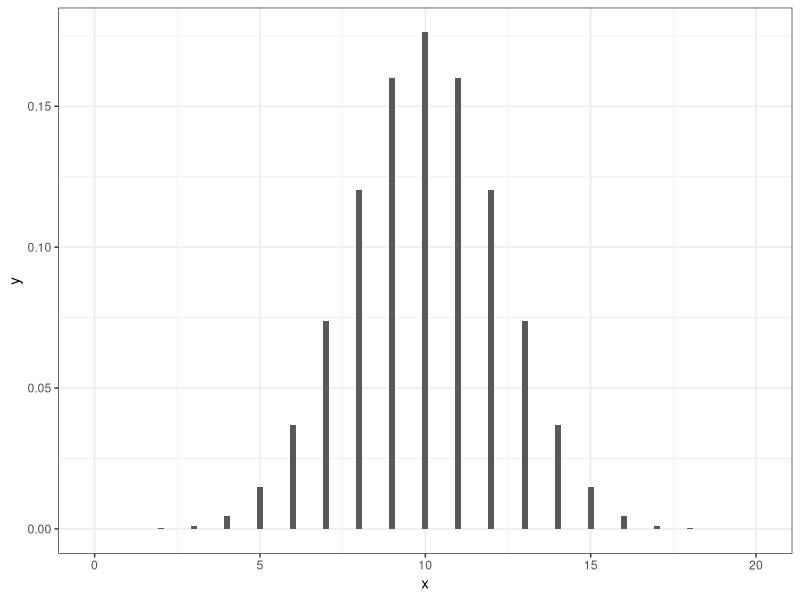
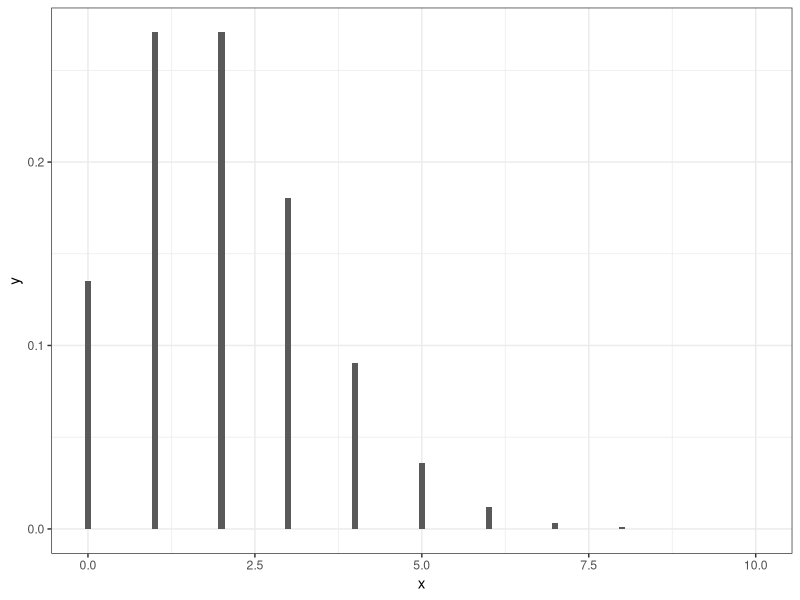
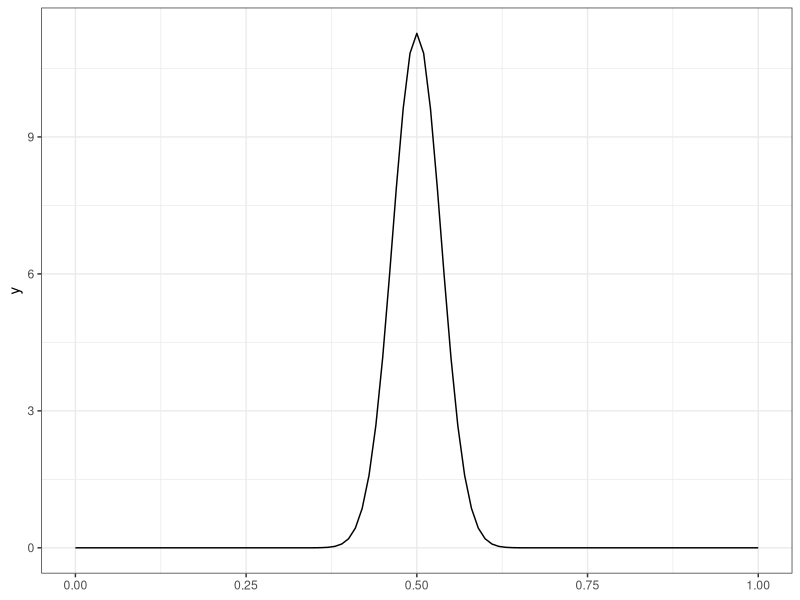
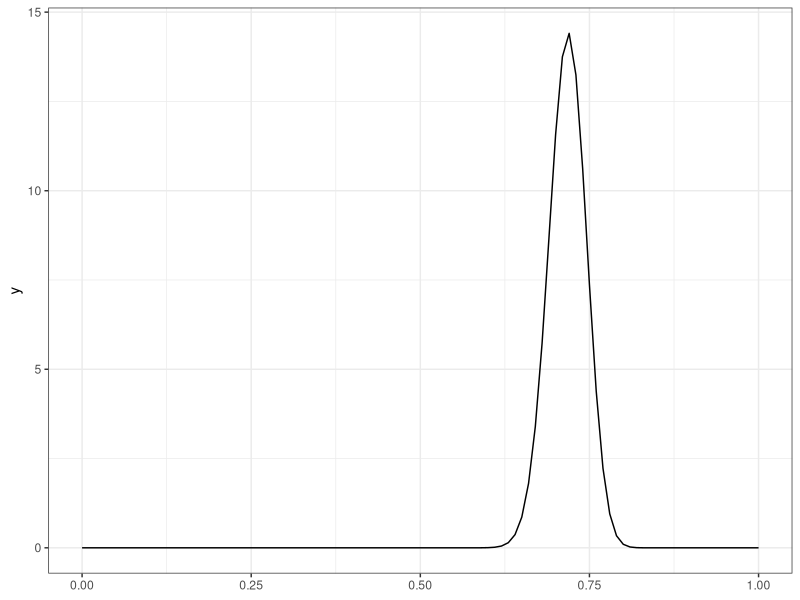
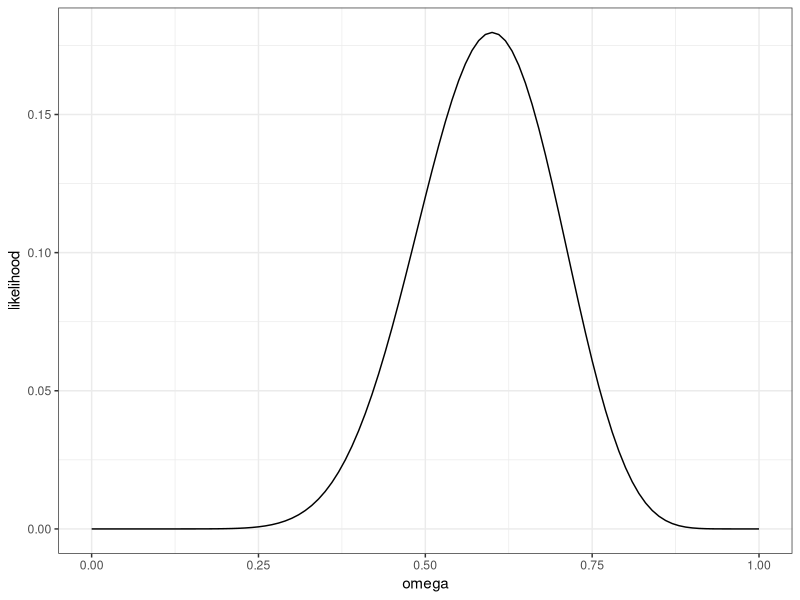
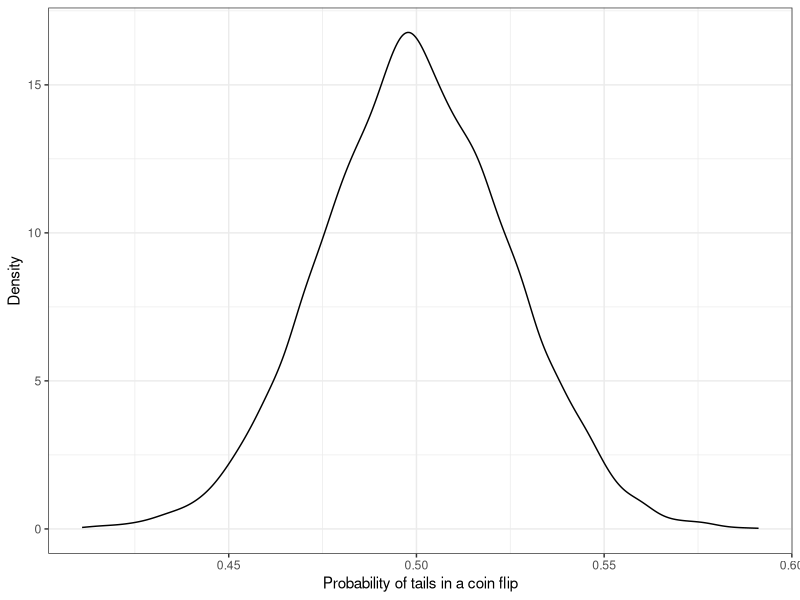
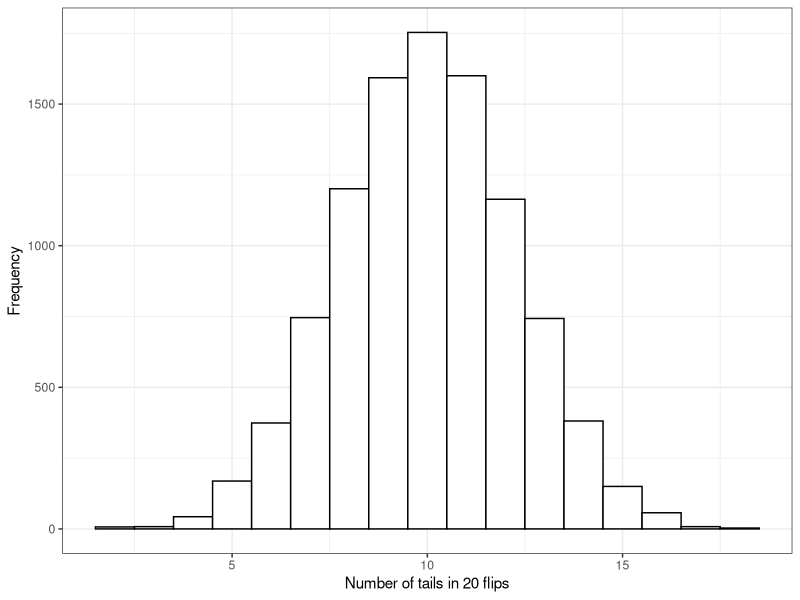

Write the R code that produced these figures, in order.
# Name : Leonel Fernando Nabaza Ruibal
## ------------------------------------------------------------------------
library(ggplot2)
library(dplyr)

theme_set(theme_bw())

# 1. Statistical model

# Plot binomial distribution
df <- tibble(x = 0:20)
ggplot(df, aes(x))+
  stat_function(fun = dbinom,
                args = list(size = 20, prob = 0.5),
                geom = "bar")
  


# Exercise 1.5
#Choose a Bayesian model for the number of goals scored in a match in the first division of the Spanish soccer league, and argue in favor of it.
# use and plot poisson distribution
#plot poisson distribution
df <- tibble(x = 0:10)
ggplot(df, aes(x))+
  stat_function(fun = dpois,
                args = list(lambda = 2),
                geom = "bar")



# 3. Bayesian model

# Exercise coin
ggplot() +
  stat_function(fun = dbeta, 
                args = list(shape1 = 100, shape2 = 100)) +
  xlim(c(0, 1))



# Exercise world
ggplot() +
  stat_function(fun = dbeta, 
                args = list(shape1 = 190, shape2 = 75)) +
  xlim(c(0, 1))

## ------------------------------------------------------------------------

# 4. Likelihood function

# Exercise likelihood:

df <- tibble(
  omega = seq(0, 1, 0.01), 
  likelihood = dbinom(12, 20, omega)) 

ggplot(df) +
  geom_line(aes(omega, likelihood))



## ------------------------------------------------------------------------
## Predictive simulation

# Simulate 10000 draws from prior density: p_sim as Beta (a = 200, b = 200)
# random vector where each compontnent is a random draw from beta(200,200)
p_sim <- rbeta(10000, 200, 200)

# plot p_sim via geom density
ggplot(tibble(p_sim), aes(x = p_sim)) +
  geom_density() +
  xlab("Probability of tails in a coin flip") +
  ylab("Density")

# Simulate 10000 draws from the predictive density: y_sim
y_sim <- rbinom(10000, 20, p_sim)

# Plot the prior predictive density
ggplot(tibble(y_sim), aes(x = y_sim)) +
  geom_histogram(binwidth = 1, color = "black", fill = "white") +
  xlab("Number of tails in 20 flips") +
  ylab("Frequency")

# Compute the probability of less than 5 tails
mean(y_sim < 5)

# Find a 90 percent prediction interval for the number of tails
quantile(y_sim, c(0.05,0.95))



# Exercise 1.4

# a) Choose the parameters of a conjugate prior distribution (gamma), 
# and explain why you choose them (it might be useful to draw the 
# prior predictive distribution to back your choice up).



# b) Draw in the same graph the prior distribution and the 
# likelihood function.



# c) Draw the prior predictive distribution.



# Now, assume that the members of the association know nothing 
# about the number of weekly visitors:
# d) Choose the parameters of a conjugate prior distribution in 
# that case.
